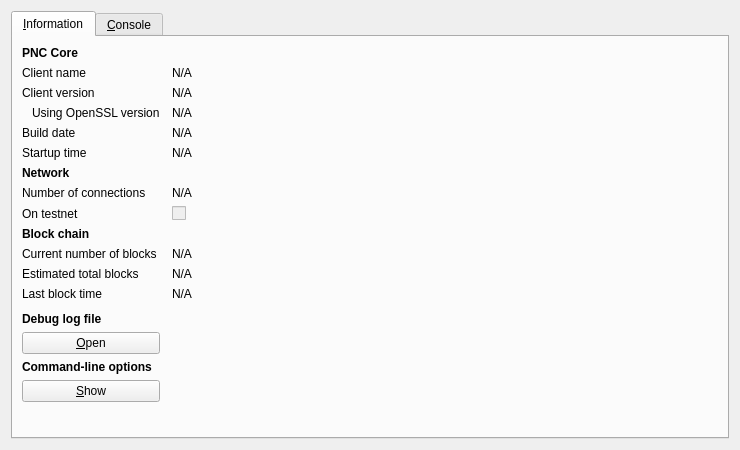
<?xml version="1.0" encoding="UTF-8"?>
<ui version="4.0">
 <class>RPCConsole</class>
 <widget class="QDialog" name="RPCConsole">
  <property name="geometry">
   <rect>
    <x>0</x>
    <y>0</y>
    <width>740</width>
    <height>450</height>
   </rect>
  </property>
  <property name="windowTitle">
   <string>PNC - Debug window</string>
  </property>
  <layout class="QVBoxLayout" name="verticalLayout_2">
   <item>
    <widget class="QTabWidget" name="tabWidget">
     <property name="currentIndex">
      <number>0</number>
     </property>
     <widget class="QWidget" name="tab_info">
      <attribute name="title">
       <string>&amp;Information</string>
      </attribute>
      <layout class="QGridLayout" name="gridLayout" columnstretch="0,1">
       <property name="horizontalSpacing">
        <number>12</number>
       </property>
       <item row="0" column="0">
        <widget class="QLabel" name="label_9">
         <property name="font">
          <font>
           <weight>75</weight>
           <bold>true</bold>
          </font>
         </property>
         <property name="text">
          <string>PNC Core</string>
         </property>
        </widget>
       </item>
       <item row="1" column="0">
        <widget class="QLabel" name="label_5">
         <property name="text">
          <string>Client name</string>
         </property>
        </widget>
       </item>
       <item row="1" column="1">
        <widget class="QLabel" name="clientName">
         <property name="cursor">
          <cursorShape>IBeamCursor</cursorShape>
         </property>
         <property name="text">
          <string>N/A</string>
         </property>
         <property name="textFormat">
          <enum>Qt::PlainText</enum>
         </property>
         <property name="textInteractionFlags">
          <set>Qt::LinksAccessibleByMouse|Qt::TextSelectableByKeyboard|Qt::TextSelectableByMouse</set>
         </property>
        </widget>
       </item>
       <item row="2" column="0">
        <widget class="QLabel" name="label_6">
         <property name="text">
          <string>Client version</string>
         </property>
        </widget>
       </item>
       <item row="2" column="1">
        <widget class="QLabel" name="clientVersion">
         <property name="cursor">
          <cursorShape>IBeamCursor</cursorShape>
         </property>
         <property name="text">
          <string>N/A</string>
         </property>
         <property name="textFormat">
          <enum>Qt::PlainText</enum>
         </property>
         <property name="textInteractionFlags">
          <set>Qt::LinksAccessibleByMouse|Qt::TextSelectableByKeyboard|Qt::TextSelectableByMouse</set>
         </property>
        </widget>
       </item>
       <item row="3" column="0">
        <widget class="QLabel" name="label_14">
         <property name="text">
          <string>Using OpenSSL version</string>
         </property>
         <property name="indent">
          <number>10</number>
         </property>
        </widget>
       </item>
       <item row="3" column="1">
        <widget class="QLabel" name="openSSLVersion">
         <property name="cursor">
          <cursorShape>IBeamCursor</cursorShape>
         </property>
         <property name="text">
          <string>N/A</string>
         </property>
         <property name="textFormat">
          <enum>Qt::PlainText</enum>
         </property>
         <property name="textInteractionFlags">
          <set>Qt::LinksAccessibleByMouse|Qt::TextSelectableByKeyboard|Qt::TextSelectableByMouse</set>
         </property>
        </widget>
       </item>
       <item row="4" column="0">
        <widget class="QLabel" name="label_12">
         <property name="text">
          <string>Build date</string>
         </property>
        </widget>
       </item>
       <item row="4" column="1">
        <widget class="QLabel" name="buildDate">
         <property name="cursor">
          <cursorShape>IBeamCursor</cursorShape>
         </property>
         <property name="text">
          <string>N/A</string>
         </property>
         <property name="textFormat">
          <enum>Qt::PlainText</enum>
         </property>
         <property name="textInteractionFlags">
          <set>Qt::LinksAccessibleByMouse|Qt::TextSelectableByKeyboard|Qt::TextSelectableByMouse</set>
         </property>
        </widget>
       </item>
       <item row="5" column="0">
        <widget class="QLabel" name="label_13">
         <property name="text">
          <string>Startup time</string>
         </property>
        </widget>
       </item>
       <item row="5" column="1">
        <widget class="QLabel" name="startupTime">
         <property name="cursor">
          <cursorShape>IBeamCursor</cursorShape>
         </property>
         <property name="text">
          <string>N/A</string>
         </property>
         <property name="textFormat">
          <enum>Qt::PlainText</enum>
         </property>
         <property name="textInteractionFlags">
          <set>Qt::LinksAccessibleByMouse|Qt::TextSelectableByKeyboard|Qt::TextSelectableByMouse</set>
         </property>
        </widget>
       </item>
       <item row="6" column="0">
        <widget class="QLabel" name="label_11">
         <property name="font">
          <font>
           <weight>75</weight>
           <bold>true</bold>
          </font>
         </property>
         <property name="text">
          <string>Network</string>
         </property>
        </widget>
       </item>
       <item row="7" column="0">
        <widget class="QLabel" name="label_7">
         <property name="text">
          <string>Number of connections</string>
         </property>
        </widget>
       </item>
       <item row="7" column="1">
        <widget class="QLabel" name="numberOfConnections">
         <property name="cursor">
          <cursorShape>IBeamCursor</cursorShape>
         </property>
         <property name="text">
          <string>N/A</string>
         </property>
         <property name="textFormat">
          <enum>Qt::PlainText</enum>
         </property>
         <property name="textInteractionFlags">
          <set>Qt::LinksAccessibleByMouse|Qt::TextSelectableByKeyboard|Qt::TextSelectableByMouse</set>
         </property>
        </widget>
       </item>
       <item row="8" column="0">
        <widget class="QLabel" name="label_8">
         <property name="text">
          <string>On testnet</string>
         </property>
        </widget>
       </item>
       <item row="8" column="1">
        <widget class="QCheckBox" name="isTestNet">
         <property name="enabled">
          <bool>false</bool>
         </property>
         <property name="text">
          <string/>
         </property>
        </widget>
       </item>
       <item row="9" column="0">
        <widget class="QLabel" name="label_10">
         <property name="font">
          <font>
           <weight>75</weight>
           <bold>true</bold>
          </font>
         </property>
         <property name="text">
          <string>Block chain</string>
         </property>
        </widget>
       </item>
       <item row="10" column="0">
        <widget class="QLabel" name="label_3">
         <property name="text">
          <string>Current number of blocks</string>
         </property>
        </widget>
       </item>
       <item row="10" column="1">
        <widget class="QLabel" name="numberOfBlocks">
         <property name="cursor">
          <cursorShape>IBeamCursor</cursorShape>
         </property>
         <property name="text">
          <string>N/A</string>
         </property>
         <property name="textFormat">
          <enum>Qt::PlainText</enum>
         </property>
         <property name="textInteractionFlags">
          <set>Qt::LinksAccessibleByMouse|Qt::TextSelectableByKeyboard|Qt::TextSelectableByMouse</set>
         </property>
        </widget>
       </item>
       <item row="11" column="0">
        <widget class="QLabel" name="label_4">
         <property name="text">
          <string>Estimated total blocks</string>
         </property>
        </widget>
       </item>
       <item row="11" column="1">
        <widget class="QLabel" name="totalBlocks">
         <property name="cursor">
          <cursorShape>IBeamCursor</cursorShape>
         </property>
         <property name="text">
          <string>N/A</string>
         </property>
         <property name="textFormat">
          <enum>Qt::PlainText</enum>
         </property>
         <property name="textInteractionFlags">
          <set>Qt::LinksAccessibleByMouse|Qt::TextSelectableByKeyboard|Qt::TextSelectableByMouse</set>
         </property>
        </widget>
       </item>
       <item row="12" column="0">
        <widget class="QLabel" name="label_2">
         <property name="text">
          <string>Last block time</string>
         </property>
        </widget>
       </item>
       <item row="12" column="1">
        <widget class="QLabel" name="lastBlockTime">
         <property name="cursor">
          <cursorShape>IBeamCursor</cursorShape>
         </property>
         <property name="text">
          <string>N/A</string>
         </property>
         <property name="textFormat">
          <enum>Qt::PlainText</enum>
         </property>
         <property name="textInteractionFlags">
          <set>Qt::LinksAccessibleByMouse|Qt::TextSelectableByKeyboard|Qt::TextSelectableByMouse</set>
         </property>
        </widget>
       </item>
       <item row="13" column="0">
        <spacer name="verticalSpacer_2">
         <property name="orientation">
          <enum>Qt::Vertical</enum>
         </property>
         <property name="sizeHint" stdset="0">
          <size>
           <width>20</width>
           <height>20</height>
          </size>
         </property>
        </spacer>
       </item>
       <item row="14" column="0">
        <widget class="QLabel" name="labelDebugLogfile">
         <property name="font">
          <font>
           <weight>75</weight>
           <bold>true</bold>
          </font>
         </property>
         <property name="text">
          <string>Debug log file</string>
         </property>
        </widget>
       </item>
       <item row="15" column="0">
        <widget class="QPushButton" name="openDebugLogfileButton">
         <property name="toolTip">
          <string>Open the PNC debug log file from the current data directory. This can take a few seconds for large log files.</string>
         </property>
         <property name="text">
          <string>&amp;Open</string>
         </property>
         <property name="autoDefault">
          <bool>false</bool>
         </property>
        </widget>
       </item>
       <item row="16" column="0">
        <widget class="QLabel" name="labelCLOptions">
         <property name="font">
          <font>
           <weight>75</weight>
           <bold>true</bold>
          </font>
         </property>
         <property name="text">
          <string>Command-line options</string>
         </property>
        </widget>
       </item>
       <item row="17" column="0">
        <widget class="QPushButton" name="showCLOptionsButton">
         <property name="toolTip">
          <string>Show the PNC-Qt help message to get a list with possible PNC command-line options.</string>
         </property>
         <property name="text">
          <string>&amp;Show</string>
         </property>
         <property name="autoDefault">
          <bool>false</bool>
         </property>
        </widget>
       </item>
       <item row="18" column="0">
        <spacer name="verticalSpacer">
         <property name="orientation">
          <enum>Qt::Vertical</enum>
         </property>
         <property name="sizeHint" stdset="0">
          <size>
           <width>20</width>
           <height>40</height>
          </size>
         </property>
        </spacer>
       </item>
      </layout>
     </widget>
     <widget class="QWidget" name="tab_console">
      <attribute name="title">
       <string>&amp;Console</string>
      </attribute>
      <layout class="QVBoxLayout" name="verticalLayout_3">
       <property name="spacing">
        <number>3</number>
       </property>
       <item>
        <widget class="QTextEdit" name="messagesWidget">
         <property name="minimumSize">
          <size>
           <width>0</width>
           <height>100</height>
          </size>
         </property>
         <property name="readOnly">
          <bool>true</bool>
         </property>
         <property name="tabKeyNavigation" stdset="0">
          <bool>false</bool>
         </property>
         <property name="columnCount" stdset="0">
          <number>2</number>
         </property>
        </widget>
       </item>
       <item>
        <layout class="QHBoxLayout" name="horizontalLayout">
         <property name="spacing">
          <number>3</number>
         </property>
         <item>
          <widget class="QLabel" name="label">
           <property name="text">
            <string notr="true">&gt;</string>
           </property>
          </widget>
         </item>
         <item>
          <widget class="QLineEdit" name="lineEdit"/>
         </item>
         <item>
          <widget class="QPushButton" name="clearButton">
           <property name="maximumSize">
            <size>
             <width>24</width>
             <height>24</height>
            </size>
           </property>
           <property name="toolTip">
            <string>Clear console</string>
           </property>
           <property name="text">
            <string/>
           </property>
           <property name="icon">
            <iconset resource="../bitcoin.qrc">
             <normaloff>:/icons/remove</normaloff>:/icons/remove</iconset>
           </property>
           <property name="shortcut">
            <string notr="true">Ctrl+L</string>
           </property>
           <property name="autoDefault">
            <bool>false</bool>
           </property>
          </widget>
         </item>
        </layout>
       </item>
      </layout>
     </widget>
    </widget>
   </item>
  </layout>
 </widget>
 <resources>
  <include location="../bitcoin.qrc"/>
 </resources>
 <connections/>
</ui>
